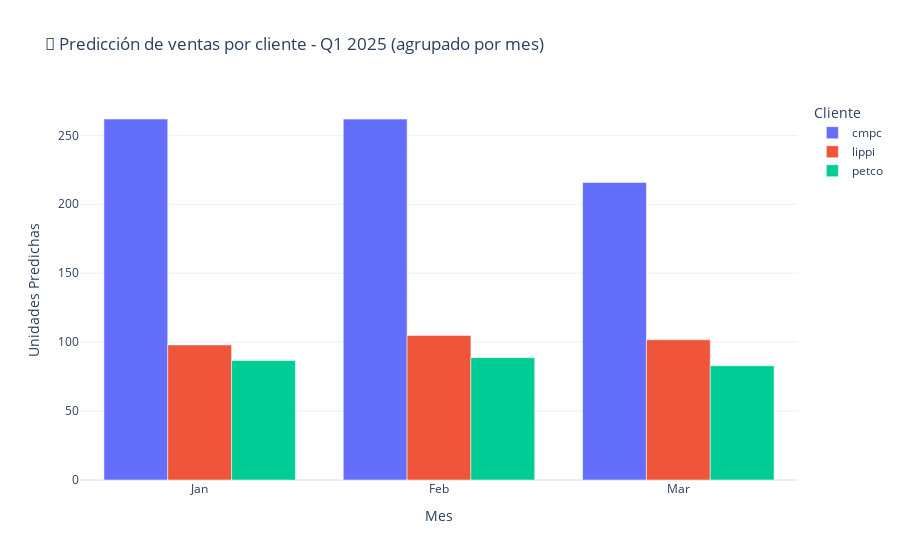

Notebook code for this chart:
### Code cell
import plotly.express as px

# Convertir mes a nombre para visualización clara
df_future['mes_nombre'] = df_future['fecha'].dt.strftime('%b')

# Orden correcto de meses
orden_meses = ['Jan', 'Feb', 'Mar']

fig = px.bar(
    df_future,
    x='mes_nombre',
    y='pred_unidades',
    color='cliente',
    barmode='group',
    category_orders={'mes_nombre': orden_meses},
    labels={'mes_nombre': 'Mes', 'pred_unidades': 'Unidades Predichas'},
    title='🔮 Predicción de ventas por cliente - Q1 2025 (agrupado por mes)'
)

fig.update_layout(
    xaxis_title='Mes',
    yaxis_title='Unidades Predichas',
    legend_title='Cliente',
    template='plotly_white'
)

fig.show()

### Figure 1 — Plotly figure (JSON) as saved in the notebook; plotly's stock layout.template omitted (floating-point values rounded to 4 significant figures)
{"data": [{"alignmentgroup": "True", "hovertemplate": "cliente=cmpc<br>Mes=%{x}<br>Unidades Predichas=%{y}<extra></extra>", "legendgroup": "cmpc", "marker": {"color": "#636efa", "pattern": {"shape": ""}}, "name": "cmpc", "offsetgroup": "cmpc", "orientation": "v", "showlegend": true, "textposition": "auto", "type": "bar", "x": ["Jan", "Feb", "Mar"], "xaxis": "x", "y": [261.8, 261.8, 215.8], "yaxis": "y"}, {"alignmentgroup": "True", "hovertemplate": "cliente=lippi<br>Mes=%{x}<br>Unidades Predichas=%{y}<extra></extra>", "legendgroup": "lippi", "marker": {"color": "#EF553B", "pattern": {"shape": ""}}, "name": "lippi", "offsetgroup": "lippi", "orientation": "v", "showlegend": true, "textposition": "auto", "type": "bar", "x": ["Jan", "Feb", "Mar"], "xaxis": "x", "y": [97.92, 104.8, 101.7], "yaxis": "y"}, {"alignmentgroup": "True", "hovertemplate": "cliente=petco<br>Mes=%{x}<br>Unidades Predichas=%{y}<extra></extra>", "legendgroup": "petco", "marker": {"color": "#00cc96", "pattern": {"shape": ""}}, "name": "petco", "offsetgroup": "petco", "orientation": "v", "showlegend": true, "textposition": "auto", "type": "bar", "x": ["Jan", "Feb", "Mar"], "xaxis": "x", "y": [86.74, 88.74, 82.86], "yaxis": "y"}], "layout": {"barmode": "group", "legend": {"title": {"text": "Cliente"}, "tracegroupgap": 0}, "title": {"text": "🔮 Predicción de ventas por cliente - Q1 2025 (agrupado por mes)"}, "xaxis": {"anchor": "y", "categoryarray": ["Jan", "Feb", "Mar"], "categoryorder": "array", "domain": [0, 1], "title": {"text": "Mes"}}, "yaxis": {"anchor": "x", "domain": [0, 1], "title": {"text": "Unidades Predichas"}}}}
